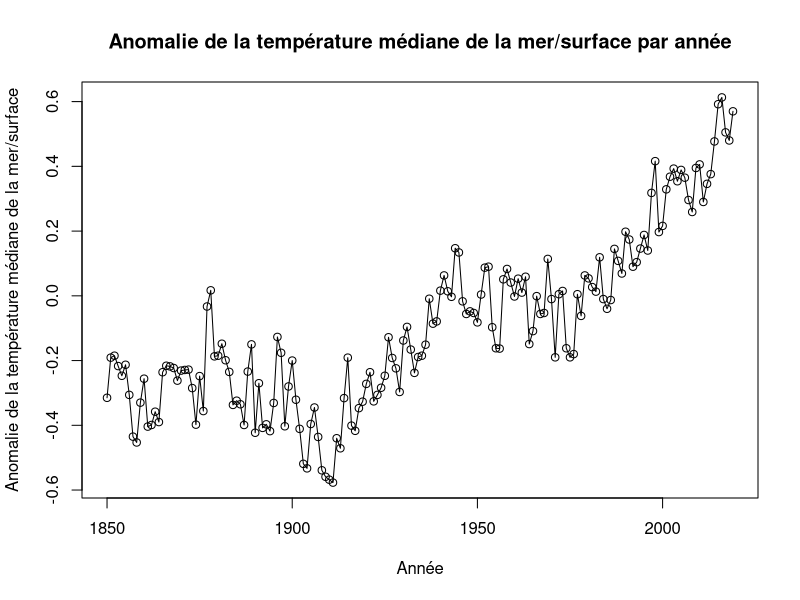

The R script that drew this image: (Note: this script raises an error after producing the figure.)
library(ggplot2)

hadsst <- read.table('./datasets/HadSST.3.1.1.0_annual_globe_ts.txt')
# read.csv(file='HadSST.3.1.1.0_annual_globe_ts.csv')
iris <- read.delim('./datasets/Iris.txt', sep=";")

# View(hadsst)

hadsst_subset <- hadsst[c(1, 2)]
hadsst_v1 <- hadsst[1]
hadsst_v2 <- hadsst[c(1, 2)]
hadsst_v3 <- hadsst[c(1, 3)]
hadsst_v4 <- hadsst[c(1, 4)]

# plot(hadsst_v1, hadsst_v2, type = "o")
# lines(hadsst_v1, hadsst_v3, type = "o", col = "red")
# lines(hadsst_v1, hadsst_v4, type = "o", col = "green")

med_temp_surf_mer_1900_1950 <- plot(hadsst_subset,
                                   main='Anomalie de la température médiane de la mer/surface par année',
                                   ylab='Anomalie de la température médiane de la mer/surface',
                                   xlab='Année',
                                   type='o',
                                   col='black')

ggplot(hadsst, aes(x = hadsst_v1, y = hadsst_v2, col = line)) + geom_line()